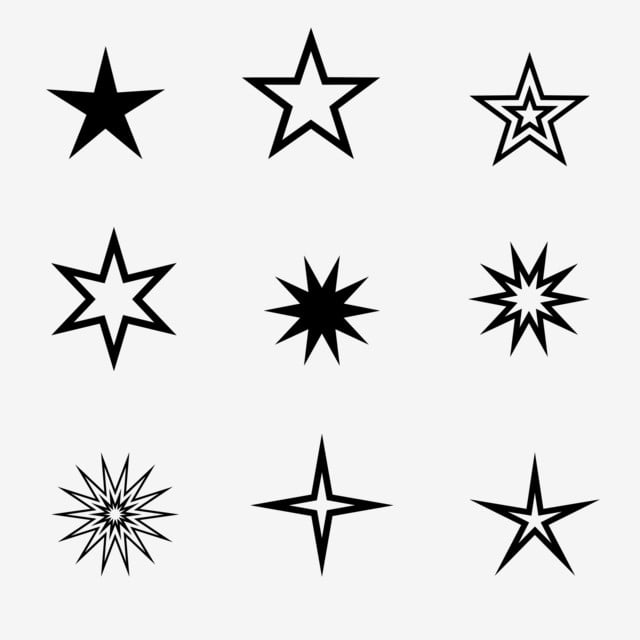
#> input picture Thi giữa kỳ_Trần Dương Quang_18IT168/logit.jpg, 640 x 640 px, found by its file name
$ python Bien_Doi_Logarit.py
#> lines starting #> are read from the running program, lines starting #| are printed output that depends on the picture
import cv2 as cv
import matplotlib.pyplot as plt

def Bien_Doi_Logarit(img, c):
    return float(c) * cv.log(1.0 + img)

def hien_thi_logarit():
    fig = plt.figure(figsize=(16, 9))
    ax1, ax2 = fig.subplots(1, 2)

    img = cv.imread('logit.jpg')
#> img is the input picture: shape (640, 640, 3); min 0, max 255, mean 228.2
    ax1.imshow(img, cmap='gray')
    ax1.set_title("ẢNH GỐC")

    y = Bien_Doi_Logarit(img, 5)
#> in Bien_Doi_Logarit, `return float(c) * cv.log(1.0 + img)`:
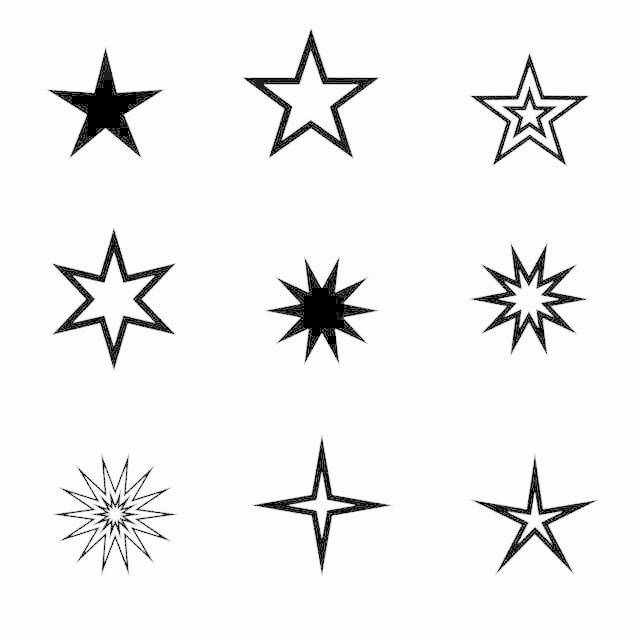
#> returned value: shape (640, 640, 3) float64; min 0, max 27.73, mean 26.1; drawn with min black and max white
    ax2.imshow(y, cmap='gray')
    ax2.set_title("ẢNH SAU KHI CHUYỂN ĐỔI BẰNG LOGARIT")
    plt.show()
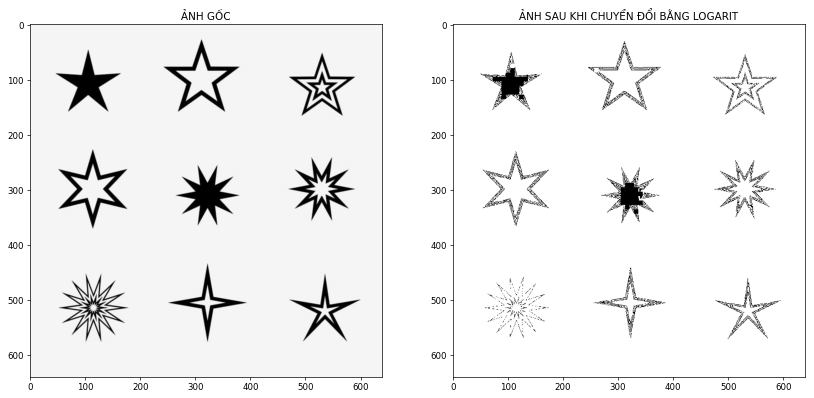
#> figure drawn by matplotlib, 2 panels

if __name__ == '__main__':
    hien_thi_logarit()
